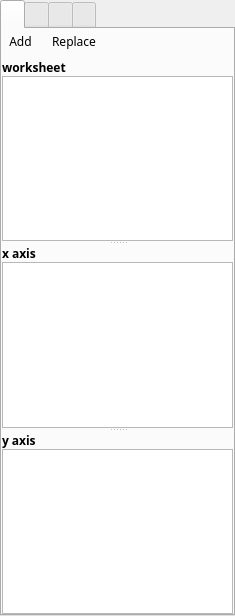
<ui version="4.0" >
 <author></author>
 <comment></comment>
 <exportmacro></exportmacro>
 <class>GraphEditor</class>
 <widget class="QDialog" name="GraphEditor" >
  <property name="geometry" >
   <rect>
    <x>0</x>
    <y>0</y>
    <width>235</width>
    <height>616</height>
   </rect>
  </property>
  <property name="windowTitle" >
   <string>Graph Properties</string>
  </property>
  <property name="sizeGripEnabled" >
   <bool>false</bool>
  </property>
  <layout class="QVBoxLayout" >
   <property name="margin" >
    <number>0</number>
   </property>
   <property name="spacing" >
    <number>6</number>
   </property>
   <item>
    <widget class="QTabWidget" name="tabs" >
     <property name="font" >
      <font>
       <family>Sans Serif</family>
       <pointsize>9</pointsize>
       <weight>50</weight>
       <italic>false</italic>
       <bold>false</bold>
       <underline>false</underline>
       <strikeout>false</strikeout>
      </font>
     </property>
     <property name="tabPosition" >
      <enum>QTabWidget::North</enum>
     </property>
     <property name="tabShape" >
      <enum>QTabWidget::Rounded</enum>
     </property>
     <property name="currentIndex" >
      <number>0</number>
     </property>
     <widget class="QWidget" name="tab_2" >
      <attribute name="title" >
       <string/>
      </attribute>
      <attribute name="icon" >
       <iconset resource="grafity.qrc" >:/images/general/worksheet.png</iconset>
      </attribute>
      <layout class="QVBoxLayout" >
       <property name="margin" >
        <number>0</number>
       </property>
       <property name="spacing" >
        <number>6</number>
       </property>
       <item>
        <layout class="QHBoxLayout" >
         <property name="margin" >
          <number>0</number>
         </property>
         <property name="spacing" >
          <number>6</number>
         </property>
         <item>
          <widget class="QToolButton" name="add_button" >
           <property name="text" >
            <string>Add</string>
           </property>
           <property name="icon" >
            <iconset>images/16/add.png</iconset>
           </property>
           <property name="toolButtonStyle" >
            <enum>Qt::ToolButtonTextBesideIcon</enum>
           </property>
           <property name="autoRaise" >
            <bool>true</bool>
           </property>
          </widget>
         </item>
         <item>
          <widget class="QToolButton" name="toolButton" >
           <property name="text" >
            <string>Replace</string>
           </property>
           <property name="icon" >
            <iconset>images/16/add.png</iconset>
           </property>
           <property name="toolButtonStyle" >
            <enum>Qt::ToolButtonTextBesideIcon</enum>
           </property>
           <property name="autoRaise" >
            <bool>true</bool>
           </property>
          </widget>
         </item>
         <item>
          <spacer>
           <property name="orientation" >
            <enum>Qt::Horizontal</enum>
           </property>
           <property name="sizeType" >
            <enum>QSizePolicy::Expanding</enum>
           </property>
           <property name="sizeHint" >
            <size>
             <width>40</width>
             <height>20</height>
            </size>
           </property>
          </spacer>
         </item>
        </layout>
       </item>
       <item>
        <widget class="QSplitter" name="splitter" >
         <property name="orientation" >
          <enum>Qt::Vertical</enum>
         </property>
         <property name="childrenCollapsible" >
          <bool>false</bool>
         </property>
         <widget class="QWidget" name="widget_2" >
          <layout class="QVBoxLayout" >
           <property name="margin" >
            <number>0</number>
           </property>
           <property name="spacing" >
            <number>0</number>
           </property>
           <item>
            <widget class="QLabel" name="label" >
             <property name="text" >
              <string>&lt;html>&lt;head>&lt;meta name="qrichtext" content="1" />&lt;/head>&lt;body style=" white-space: pre-wrap; font-family:Sans Serif; font-size:9pt; font-weight:400; font-style:normal; text-decoration:none;">&lt;p style=" margin-top:0px; margin-bottom:0px; margin-left:0px; margin-right:0px; -qt-block-indent:0; text-indent:0px;">&lt;span style=" font-weight:600;">worksheet&lt;/span>&lt;/p>&lt;/body>&lt;/html></string>
             </property>
             <property name="buddy" >
              <cstring>treeView</cstring>
             </property>
            </widget>
           </item>
           <item>
            <widget class="QTreeView" name="treeView" />
           </item>
          </layout>
         </widget>
         <widget class="QWidget" name="widget_2" >
          <layout class="QVBoxLayout" >
           <property name="margin" >
            <number>0</number>
           </property>
           <property name="spacing" >
            <number>0</number>
           </property>
           <item>
            <widget class="QLabel" name="label_2" >
             <property name="text" >
              <string>&lt;html>&lt;head>&lt;meta name="qrichtext" content="1" />&lt;/head>&lt;body style=" white-space: pre-wrap; font-family:Sans Serif; font-size:9pt; font-weight:400; font-style:normal; text-decoration:none;">&lt;p style=" margin-top:0px; margin-bottom:0px; margin-left:0px; margin-right:0px; -qt-block-indent:0; text-indent:0px;">&lt;span style=" font-weight:600;">x axis&lt;/span>&lt;/p>&lt;/body>&lt;/html></string>
             </property>
             <property name="buddy" >
              <cstring>listView</cstring>
             </property>
            </widget>
           </item>
           <item>
            <widget class="QListView" name="listView" />
           </item>
          </layout>
         </widget>
         <widget class="QWidget" name="widget_2" >
          <layout class="QVBoxLayout" >
           <property name="margin" >
            <number>0</number>
           </property>
           <property name="spacing" >
            <number>0</number>
           </property>
           <item>
            <widget class="QLabel" name="label_3" >
             <property name="text" >
              <string>&lt;html>&lt;head>&lt;meta name="qrichtext" content="1" />&lt;/head>&lt;body style=" white-space: pre-wrap; font-family:Sans Serif; font-size:9pt; font-weight:400; font-style:normal; text-decoration:none;">&lt;p style=" margin-top:0px; margin-bottom:0px; margin-left:0px; margin-right:0px; -qt-block-indent:0; text-indent:0px;">&lt;span style=" font-weight:600;">y axis&lt;/span>&lt;/p>&lt;/body>&lt;/html></string>
             </property>
             <property name="buddy" >
              <cstring>listView_2</cstring>
             </property>
            </widget>
           </item>
           <item>
            <widget class="QListView" name="listView_2" />
           </item>
          </layout>
         </widget>
        </widget>
       </item>
      </layout>
     </widget>
     <widget class="QWidget" name="Style" >
      <attribute name="title" >
       <string/>
      </attribute>
      <attribute name="icon" >
       <iconset resource="grafity.qrc" >:/images/general/style.png</iconset>
      </attribute>
      <attribute name="toolTip" >
       <string>Style</string>
      </attribute>
      <layout class="QVBoxLayout" >
       <property name="margin" >
        <number>0</number>
       </property>
       <property name="spacing" >
        <number>6</number>
       </property>
       <item>
        <layout class="QVBoxLayout" >
         <property name="margin" >
          <number>0</number>
         </property>
         <property name="spacing" >
          <number>0</number>
         </property>
         <item>
          <layout class="QVBoxLayout" >
           <property name="margin" >
            <number>0</number>
           </property>
           <property name="spacing" >
            <number>0</number>
           </property>
           <item>
            <widget class="QLabel" name="textLabel1_3" >
             <property name="text" >
              <string>&lt;b>line&lt;/b></string>
             </property>
            </widget>
           </item>
           <item>
            <layout class="QHBoxLayout" >
             <property name="margin" >
              <number>0</number>
             </property>
             <property name="spacing" >
              <number>0</number>
             </property>
             <item>
              <spacer>
               <property name="orientation" >
                <enum>Qt::Horizontal</enum>
               </property>
               <property name="sizeType" >
                <enum>QSizePolicy::Fixed</enum>
               </property>
               <property name="sizeHint" >
                <size>
                 <width>8</width>
                 <height>20</height>
                </size>
               </property>
              </spacer>
             </item>
             <item>
              <layout class="QGridLayout" >
               <property name="margin" >
                <number>0</number>
               </property>
               <property name="spacing" >
                <number>0</number>
               </property>
               <item row="2" column="0" >
                <widget class="QCheckBox" name="lwidth_ch" >
                 <property name="sizePolicy" >
                  <sizepolicy>
                   <hsizetype>0</hsizetype>
                   <vsizetype>0</vsizetype>
                   <horstretch>0</horstretch>
                   <verstretch>0</verstretch>
                  </sizepolicy>
                 </property>
                 <property name="text" >
                  <string/>
                 </property>
                </widget>
               </item>
               <item row="2" column="2" >
                <widget class="QSpinBox" name="lwidth" >
                 <property name="sizePolicy" >
                  <sizepolicy>
                   <hsizetype>3</hsizetype>
                   <vsizetype>0</vsizetype>
                   <horstretch>0</horstretch>
                   <verstretch>0</verstretch>
                  </sizepolicy>
                 </property>
                 <property name="maximum" >
                  <number>40</number>
                 </property>
                 <property name="minimum" >
                  <number>1</number>
                 </property>
                </widget>
               </item>
               <item row="1" column="2" >
                <widget class="QComboBox" name="lstyle" >
                 <property name="sizePolicy" >
                  <sizepolicy>
                   <hsizetype>3</hsizetype>
                   <vsizetype>0</vsizetype>
                   <horstretch>0</horstretch>
                   <verstretch>0</verstretch>
                  </sizepolicy>
                 </property>
                </widget>
               </item>
               <item row="1" column="1" >
                <widget class="QLabel" name="textLabel5_2" >
                 <property name="sizePolicy" >
                  <sizepolicy>
                   <hsizetype>0</hsizetype>
                   <vsizetype>0</vsizetype>
                   <horstretch>0</horstretch>
                   <verstretch>0</verstretch>
                  </sizepolicy>
                 </property>
                 <property name="text" >
                  <string>style</string>
                 </property>
                 <property name="buddy" >
                  <cstring>lstyle</cstring>
                 </property>
                </widget>
               </item>
               <item row="2" column="1" >
                <widget class="QLabel" name="textLabel6_2" >
                 <property name="sizePolicy" >
                  <sizepolicy>
                   <hsizetype>0</hsizetype>
                   <vsizetype>0</vsizetype>
                   <horstretch>0</horstretch>
                   <verstretch>0</verstretch>
                  </sizepolicy>
                 </property>
                 <property name="text" >
                  <string>width</string>
                 </property>
                 <property name="buddy" >
                  <cstring>lwidth</cstring>
                 </property>
                </widget>
               </item>
               <item row="0" column="0" >
                <widget class="QCheckBox" name="ltype_ch" >
                 <property name="sizePolicy" >
                  <sizepolicy>
                   <hsizetype>0</hsizetype>
                   <vsizetype>0</vsizetype>
                   <horstretch>0</horstretch>
                   <verstretch>0</verstretch>
                  </sizepolicy>
                 </property>
                 <property name="text" >
                  <string/>
                 </property>
                </widget>
               </item>
               <item row="1" column="0" >
                <widget class="QCheckBox" name="lstyle_ch" >
                 <property name="sizePolicy" >
                  <sizepolicy>
                   <hsizetype>0</hsizetype>
                   <vsizetype>0</vsizetype>
                   <horstretch>0</horstretch>
                   <verstretch>0</verstretch>
                  </sizepolicy>
                 </property>
                 <property name="text" >
                  <string/>
                 </property>
                </widget>
               </item>
               <item row="0" column="1" >
                <widget class="QLabel" name="textLabel4_2" >
                 <property name="sizePolicy" >
                  <sizepolicy>
                   <hsizetype>0</hsizetype>
                   <vsizetype>0</vsizetype>
                   <horstretch>0</horstretch>
                   <verstretch>0</verstretch>
                  </sizepolicy>
                 </property>
                 <property name="text" >
                  <string>type</string>
                 </property>
                 <property name="buddy" >
                  <cstring>ltype</cstring>
                 </property>
                </widget>
               </item>
               <item row="0" column="2" >
                <widget class="QComboBox" name="ltype" >
                 <property name="sizePolicy" >
                  <sizepolicy>
                   <hsizetype>3</hsizetype>
                   <vsizetype>0</vsizetype>
                   <horstretch>0</horstretch>
                   <verstretch>0</verstretch>
                  </sizepolicy>
                 </property>
                 <item>
                  <property name="text" >
                   <string>(no line)</string>
                  </property>
                 </item>
                 <item>
                  <property name="text" >
                   <string>straight</string>
                  </property>
                 </item>
                 <item>
                  <property name="text" >
                   <string>spline</string>
                  </property>
                 </item>
                </widget>
               </item>
              </layout>
             </item>
            </layout>
           </item>
          </layout>
         </item>
         <item>
          <widget class="QLabel" name="textLabel1_4" >
           <property name="text" >
            <string>&lt;b>symbol&lt;/b></string>
           </property>
          </widget>
         </item>
         <item>
          <layout class="QHBoxLayout" >
           <property name="margin" >
            <number>0</number>
           </property>
           <property name="spacing" >
            <number>0</number>
           </property>
           <item>
            <spacer>
             <property name="orientation" >
              <enum>Qt::Horizontal</enum>
             </property>
             <property name="sizeType" >
              <enum>QSizePolicy::Fixed</enum>
             </property>
             <property name="sizeHint" >
              <size>
               <width>8</width>
               <height>20</height>
              </size>
             </property>
            </spacer>
           </item>
           <item>
            <layout class="QGridLayout" >
             <property name="margin" >
              <number>0</number>
             </property>
             <property name="spacing" >
              <number>0</number>
             </property>
             <item row="3" column="0" >
              <widget class="QCheckBox" name="color_ch" >
               <property name="sizePolicy" >
                <sizepolicy>
                 <hsizetype>0</hsizetype>
                 <vsizetype>0</vsizetype>
                 <horstretch>0</horstretch>
                 <verstretch>0</verstretch>
                </sizepolicy>
               </property>
               <property name="text" >
                <string/>
               </property>
              </widget>
             </item>
             <item row="0" column="2" >
              <widget class="QComboBox" name="shape" >
               <property name="sizePolicy" >
                <sizepolicy>
                 <hsizetype>3</hsizetype>
                 <vsizetype>0</vsizetype>
                 <horstretch>0</horstretch>
                 <verstretch>0</verstretch>
                </sizepolicy>
               </property>
              </widget>
             </item>
             <item row="0" column="1" >
              <widget class="QLabel" name="textLabel4" >
               <property name="sizePolicy" >
                <sizepolicy>
                 <hsizetype>0</hsizetype>
                 <vsizetype>0</vsizetype>
                 <horstretch>0</horstretch>
                 <verstretch>0</verstretch>
                </sizepolicy>
               </property>
               <property name="text" >
                <string>shape</string>
               </property>
               <property name="buddy" >
                <cstring>shape</cstring>
               </property>
              </widget>
             </item>
             <item row="3" column="2" >
              <widget class="QComboBox" name="color" >
               <property name="sizePolicy" >
                <sizepolicy>
                 <hsizetype>3</hsizetype>
                 <vsizetype>0</vsizetype>
                 <horstretch>0</horstretch>
                 <verstretch>0</verstretch>
                </sizepolicy>
               </property>
              </widget>
             </item>
             <item row="1" column="2" >
              <widget class="QComboBox" name="fill" >
               <property name="sizePolicy" >
                <sizepolicy>
                 <hsizetype>3</hsizetype>
                 <vsizetype>0</vsizetype>
                 <horstretch>0</horstretch>
                 <verstretch>0</verstretch>
                </sizepolicy>
               </property>
               <item>
                <property name="text" >
                 <string>filled</string>
                </property>
               </item>
               <item>
                <property name="text" >
                 <string>open</string>
                </property>
               </item>
              </widget>
             </item>
             <item row="1" column="1" >
              <widget class="QLabel" name="textLabel4_3" >
               <property name="sizePolicy" >
                <sizepolicy>
                 <hsizetype>0</hsizetype>
                 <vsizetype>0</vsizetype>
                 <horstretch>0</horstretch>
                 <verstretch>0</verstretch>
                </sizepolicy>
               </property>
               <property name="text" >
                <string>fill</string>
               </property>
               <property name="buddy" >
                <cstring>fill</cstring>
               </property>
              </widget>
             </item>
             <item row="3" column="1" >
              <widget class="QLabel" name="textLabel7" >
               <property name="sizePolicy" >
                <sizepolicy>
                 <hsizetype>0</hsizetype>
                 <vsizetype>0</vsizetype>
                 <horstretch>0</horstretch>
                 <verstretch>0</verstretch>
                </sizepolicy>
               </property>
               <property name="text" >
                <string>color</string>
               </property>
               <property name="buddy" >
                <cstring>color</cstring>
               </property>
              </widget>
             </item>
             <item row="2" column="0" >
              <widget class="QCheckBox" name="size_ch" >
               <property name="sizePolicy" >
                <sizepolicy>
                 <hsizetype>0</hsizetype>
                 <vsizetype>0</vsizetype>
                 <horstretch>0</horstretch>
                 <verstretch>0</verstretch>
                </sizepolicy>
               </property>
               <property name="text" >
                <string/>
               </property>
              </widget>
             </item>
             <item row="1" column="0" >
              <widget class="QCheckBox" name="fill_ch" >
               <property name="sizePolicy" >
                <sizepolicy>
                 <hsizetype>0</hsizetype>
                 <vsizetype>0</vsizetype>
                 <horstretch>0</horstretch>
                 <verstretch>0</verstretch>
                </sizepolicy>
               </property>
               <property name="text" >
                <string/>
               </property>
              </widget>
             </item>
             <item row="0" column="0" >
              <widget class="QCheckBox" name="shape_ch" >
               <property name="sizePolicy" >
                <sizepolicy>
                 <hsizetype>0</hsizetype>
                 <vsizetype>0</vsizetype>
                 <horstretch>0</horstretch>
                 <verstretch>0</verstretch>
                </sizepolicy>
               </property>
               <property name="text" >
                <string/>
               </property>
              </widget>
             </item>
             <item row="2" column="1" >
              <widget class="QLabel" name="textLabel6" >
               <property name="sizePolicy" >
                <sizepolicy>
                 <hsizetype>0</hsizetype>
                 <vsizetype>0</vsizetype>
                 <horstretch>0</horstretch>
                 <verstretch>0</verstretch>
                </sizepolicy>
               </property>
               <property name="text" >
                <string>size</string>
               </property>
               <property name="buddy" >
                <cstring>size</cstring>
               </property>
              </widget>
             </item>
             <item row="2" column="2" >
              <widget class="QSpinBox" name="size" >
               <property name="sizePolicy" >
                <sizepolicy>
                 <hsizetype>3</hsizetype>
                 <vsizetype>0</vsizetype>
                 <horstretch>0</horstretch>
                 <verstretch>0</verstretch>
                </sizepolicy>
               </property>
               <property name="maximum" >
                <number>60</number>
               </property>
               <property name="minimum" >
                <number>1</number>
               </property>
               <property name="value" >
                <number>5</number>
               </property>
              </widget>
             </item>
            </layout>
           </item>
          </layout>
         </item>
        </layout>
       </item>
       <item>
        <layout class="QHBoxLayout" >
         <property name="margin" >
          <number>0</number>
         </property>
         <property name="spacing" >
          <number>6</number>
         </property>
         <item>
          <widget class="QLabel" name="textLabel4_2_2" >
           <property name="sizePolicy" >
            <sizepolicy>
             <hsizetype>0</hsizetype>
             <vsizetype>5</vsizetype>
             <horstretch>0</horstretch>
             <verstretch>0</verstretch>
            </sizepolicy>
           </property>
           <property name="text" >
            <string>&lt;b>group&lt;/b></string>
           </property>
           <property name="buddy" >
            <cstring>group</cstring>
           </property>
          </widget>
         </item>
         <item>
          <widget class="QComboBox" name="group" >
           <item>
            <property name="text" >
             <string>identical</string>
            </property>
           </item>
           <item>
            <property name="text" >
             <string>series</string>
            </property>
           </item>
          </widget>
         </item>
        </layout>
       </item>
       <item>
        <spacer>
         <property name="orientation" >
          <enum>Qt::Vertical</enum>
         </property>
         <property name="sizeType" >
          <enum>QSizePolicy::Expanding</enum>
         </property>
         <property name="sizeHint" >
          <size>
           <width>213</width>
           <height>191</height>
          </size>
         </property>
        </spacer>
       </item>
      </layout>
     </widget>
     <widget class="QWidget" name="tab_3" >
      <attribute name="title" >
       <string/>
      </attribute>
      <attribute name="icon" >
       <iconset>images/16/axes.png</iconset>
      </attribute>
      <layout class="QVBoxLayout" >
       <property name="margin" >
        <number>0</number>
       </property>
       <property name="spacing" >
        <number>6</number>
       </property>
       <item>
        <layout class="QVBoxLayout" >
         <property name="margin" >
          <number>0</number>
         </property>
         <property name="spacing" >
          <number>0</number>
         </property>
         <item>
          <widget class="QLabel" name="textLabel1" >
           <property name="text" >
            <string>&lt;b>x axis&lt;/b></string>
           </property>
          </widget>
         </item>
         <item>
          <layout class="QHBoxLayout" >
           <property name="margin" >
            <number>0</number>
           </property>
           <property name="spacing" >
            <number>0</number>
           </property>
           <item>
            <spacer>
             <property name="orientation" >
              <enum>Qt::Horizontal</enum>
             </property>
             <property name="sizeType" >
              <enum>QSizePolicy::Fixed</enum>
             </property>
             <property name="sizeHint" >
              <size>
               <width>8</width>
               <height>20</height>
              </size>
             </property>
            </spacer>
           </item>
           <item>
            <layout class="QGridLayout" >
             <property name="margin" >
              <number>0</number>
             </property>
             <property name="spacing" >
              <number>0</number>
             </property>
             <item row="3" column="1" >
              <widget class="QComboBox" name="xscale" >
               <item>
                <property name="text" >
                 <string>linear</string>
                </property>
               </item>
               <item>
                <property name="text" >
                 <string>log</string>
                </property>
               </item>
              </widget>
             </item>
             <item row="0" column="1" >
              <widget class="QLineEdit" name="xtitle" />
             </item>
             <item row="1" column="0" >
              <widget class="QLabel" name="textLabel5" >
               <property name="sizePolicy" >
                <sizepolicy>
                 <hsizetype>0</hsizetype>
                 <vsizetype>0</vsizetype>
                 <horstretch>0</horstretch>
                 <verstretch>0</verstretch>
                </sizepolicy>
               </property>
               <property name="text" >
                <string>from</string>
               </property>
               <property name="buddy" >
                <cstring>xfrom</cstring>
               </property>
              </widget>
             </item>
             <item row="0" column="0" >
              <widget class="QLabel" name="textLabel4_5" >
               <property name="sizePolicy" >
                <sizepolicy>
                 <hsizetype>0</hsizetype>
                 <vsizetype>0</vsizetype>
                 <horstretch>0</horstretch>
                 <verstretch>0</verstretch>
                </sizepolicy>
               </property>
               <property name="text" >
                <string>title</string>
               </property>
               <property name="buddy" >
                <cstring>xtitle</cstring>
               </property>
              </widget>
             </item>
             <item row="3" column="0" >
              <widget class="QLabel" name="textLabel7_3" >
               <property name="sizePolicy" >
                <sizepolicy>
                 <hsizetype>0</hsizetype>
                 <vsizetype>0</vsizetype>
                 <horstretch>0</horstretch>
                 <verstretch>0</verstretch>
                </sizepolicy>
               </property>
               <property name="text" >
                <string>scale</string>
               </property>
               <property name="buddy" >
                <cstring>xscale</cstring>
               </property>
              </widget>
             </item>
             <item row="1" column="1" >
              <widget class="QLineEdit" name="xfrom" />
             </item>
             <item row="2" column="1" >
              <widget class="QLineEdit" name="xto" />
             </item>
             <item row="2" column="0" >
              <widget class="QLabel" name="textLabel6_4" >
               <property name="sizePolicy" >
                <sizepolicy>
                 <hsizetype>0</hsizetype>
                 <vsizetype>0</vsizetype>
                 <horstretch>0</horstretch>
                 <verstretch>0</verstretch>
                </sizepolicy>
               </property>
               <property name="text" >
                <string>to</string>
               </property>
               <property name="buddy" >
                <cstring>xto</cstring>
               </property>
              </widget>
             </item>
            </layout>
           </item>
          </layout>
         </item>
        </layout>
       </item>
       <item>
        <layout class="QVBoxLayout" >
         <property name="margin" >
          <number>0</number>
         </property>
         <property name="spacing" >
          <number>0</number>
         </property>
         <item>
          <widget class="QLabel" name="textLabel1_2" >
           <property name="text" >
            <string>&lt;b>y axis&lt;/b></string>
           </property>
          </widget>
         </item>
         <item>
          <layout class="QHBoxLayout" >
           <property name="margin" >
            <number>0</number>
           </property>
           <property name="spacing" >
            <number>0</number>
           </property>
           <item>
            <spacer>
             <property name="orientation" >
              <enum>Qt::Horizontal</enum>
             </property>
             <property name="sizeType" >
              <enum>QSizePolicy::Fixed</enum>
             </property>
             <property name="sizeHint" >
              <size>
               <width>8</width>
               <height>20</height>
              </size>
             </property>
            </spacer>
           </item>
           <item>
            <layout class="QGridLayout" >
             <property name="margin" >
              <number>0</number>
             </property>
             <property name="spacing" >
              <number>0</number>
             </property>
             <item row="3" column="1" >
              <widget class="QComboBox" name="yscale" >
               <item>
                <property name="text" >
                 <string>linear</string>
                </property>
               </item>
               <item>
                <property name="text" >
                 <string>log</string>
                </property>
               </item>
              </widget>
             </item>
             <item row="0" column="1" >
              <widget class="QLineEdit" name="ytitle" />
             </item>
             <item row="1" column="0" >
              <widget class="QLabel" name="textLabel5_3" >
               <property name="sizePolicy" >
                <sizepolicy>
                 <hsizetype>0</hsizetype>
                 <vsizetype>0</vsizetype>
                 <horstretch>0</horstretch>
                 <verstretch>0</verstretch>
                </sizepolicy>
               </property>
               <property name="text" >
                <string>from</string>
               </property>
               <property name="buddy" >
                <cstring>yfrom</cstring>
               </property>
              </widget>
             </item>
             <item row="0" column="0" >
              <widget class="QLabel" name="textLabel4_4" >
               <property name="sizePolicy" >
                <sizepolicy>
                 <hsizetype>0</hsizetype>
                 <vsizetype>0</vsizetype>
                 <horstretch>0</horstretch>
                 <verstretch>0</verstretch>
                </sizepolicy>
               </property>
               <property name="text" >
                <string>title</string>
               </property>
               <property name="buddy" >
                <cstring>ytitle</cstring>
               </property>
              </widget>
             </item>
             <item row="3" column="0" >
              <widget class="QLabel" name="textLabel7_2" >
               <property name="sizePolicy" >
                <sizepolicy>
                 <hsizetype>0</hsizetype>
                 <vsizetype>0</vsizetype>
                 <horstretch>0</horstretch>
                 <verstretch>0</verstretch>
                </sizepolicy>
               </property>
               <property name="text" >
                <string>scale</string>
               </property>
               <property name="buddy" >
                <cstring>textLabel7_2</cstring>
               </property>
              </widget>
             </item>
             <item row="1" column="1" >
              <widget class="QLineEdit" name="yfrom" />
             </item>
             <item row="2" column="1" >
              <widget class="QLineEdit" name="yto" />
             </item>
             <item row="2" column="0" >
              <widget class="QLabel" name="textLabel6_3" >
               <property name="sizePolicy" >
                <sizepolicy>
                 <hsizetype>0</hsizetype>
                 <vsizetype>0</vsizetype>
                 <horstretch>0</horstretch>
                 <verstretch>0</verstretch>
                </sizepolicy>
               </property>
               <property name="text" >
                <string>to</string>
               </property>
              </widget>
             </item>
            </layout>
           </item>
          </layout>
         </item>
        </layout>
       </item>
       <item>
        <spacer>
         <property name="orientation" >
          <enum>Qt::Vertical</enum>
         </property>
         <property name="sizeType" >
          <enum>QSizePolicy::Expanding</enum>
         </property>
         <property name="sizeHint" >
          <size>
           <width>163</width>
           <height>73</height>
          </size>
         </property>
        </spacer>
       </item>
      </layout>
     </widget>
     <widget class="QWidget" name="tab_4" >
      <attribute name="title" >
       <string/>
      </attribute>
      <attribute name="icon" >
       <iconset>images/16/function.png</iconset>
      </attribute>
      <attribute name="toolTip" >
       <string>Fit</string>
      </attribute>
     </widget>
    </widget>
   </item>
  </layout>
 </widget>
 <pixmapfunction></pixmapfunction>
 <resources>
  <include location="grafity.qrc" />
 </resources>
 <connections/>
</ui>
